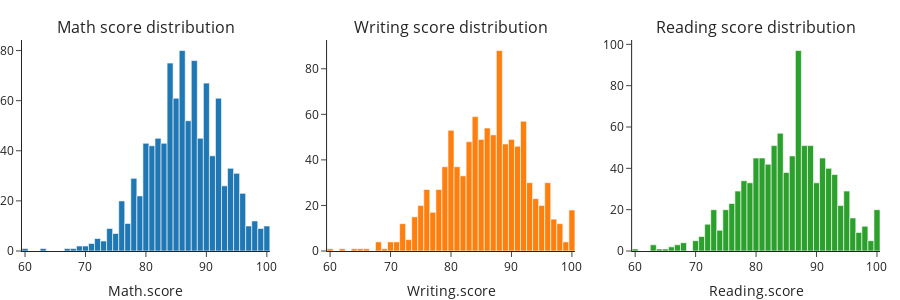

The code cell stored with this chart in its notebook:
### Markdown cell above
## Continuous Features
Next, we deal with features on a continuous scale. Suppose we want to know the distribution of the grades. We can do so by plotting a histogram of grades for each subject. We will look at both the absolute- and relative counts.
- Observe that for all three subjects we are getting a noisy bell-like shape.
- Most students achieved grades around 85.
- Some students achieved very high grades, while other achieved lower grades of around 60-70.

<br>Unlike the separate figures we used for the pie charts, here we are using Plotly's `make_subplots` function to create all plots in a single figure.

### Code cell
fig = make_subplots(rows=1, cols=3,
                    subplot_titles=("Math score distribution", "Writing score distribution", "Reading score distribution"))

for i, label in enumerate(["math.score", "writing.score", "reading.score"]):
    fig.append_trace(go.Histogram(x=students_df[label], showlegend = False), row = 1, col = i+1)
    fig.update_xaxes(title_text=label.capitalize(), row=1, col=i+1)

fig.update_layout(height=300).show()

### Figure 1 — Plotly figure (JSON) as saved in the notebook; plotly's stock layout.template omitted (floating-point values rounded to 4 significant figures; data arrays with more than 128 entries replaced by an {"elided": "..."} marker saying what was removed)
{"data": [{"showlegend": false, "type": "histogram", "x": {"elided": "1000 float values"}, "xaxis": "x", "yaxis": "y"}, {"showlegend": false, "type": "histogram", "x": {"elided": "1000 float values"}, "xaxis": "x2", "yaxis": "y2"}, {"showlegend": false, "type": "histogram", "x": {"elided": "1000 float values"}, "xaxis": "x3", "yaxis": "y3"}], "layout": {"annotations": [{"font": {"size": 16}, "showarrow": false, "text": "Math score distribution", "x": 0.1444, "xanchor": "center", "xref": "paper", "y": 1, "yanchor": "bottom", "yref": "paper"}, {"font": {"size": 16}, "showarrow": false, "text": "Writing score distribution", "x": 0.5, "xanchor": "center", "xref": "paper", "y": 1, "yanchor": "bottom", "yref": "paper"}, {"font": {"size": 16}, "showarrow": false, "text": "Reading score distribution", "x": 0.8556, "xanchor": "center", "xref": "paper", "y": 1, "yanchor": "bottom", "yref": "paper"}], "height": 300, "xaxis": {"anchor": "y", "domain": [0, 0.2889], "title": {"text": "Math.score"}}, "xaxis2": {"anchor": "y2", "domain": [0.3556, 0.6444], "title": {"text": "Writing.score"}}, "xaxis3": {"anchor": "y3", "domain": [0.7111, 1], "title": {"text": "Reading.score"}}, "yaxis": {"anchor": "x", "domain": [0, 1]}, "yaxis2": {"anchor": "x2", "domain": [0, 1]}, "yaxis3": {"anchor": "x3", "domain": [0, 1]}}}
